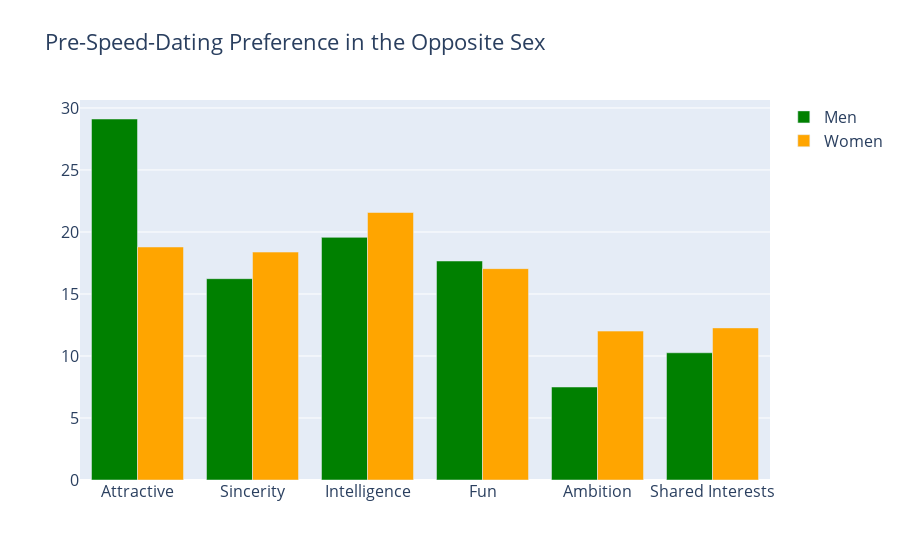

Here is the notebook cell this chart was saved with:
### Code cell
males = go.Bar(y=list(your_gender_pref.iloc[1]), x=your_gender_pref.columns.values, name='Men', marker=dict(color='green'))
females = go.Bar(y=list(your_gender_pref.iloc[0]), x=your_gender_pref.columns.values, name='Women', marker=dict(color='orange'))

data1 = [males, females]
layout = go.Layout(title='Pre-Speed-Dating Preference in the Opposite Sex',font=dict(size=16),legend=dict(font=dict(size=16)))
fig = go.Figure(data=data1, layout=layout)
py.iplot(fig, filename='barchart')

### Figure 1 — Plotly figure (JSON) as saved in the notebook; plotly's stock layout.template omitted (floating-point values rounded to 4 significant figures)
{"data": [{"marker": {"color": "green"}, "name": "Men", "type": "bar", "x": ["Attractive", "Sincerity", "Intelligence", "Fun", "Ambition", "Shared Interests"], "y": [29.11, 16.23, 19.56, 17.66, 7.499, 10.26]}, {"marker": {"color": "orange"}, "name": "Women", "type": "bar", "x": ["Attractive", "Sincerity", "Intelligence", "Fun", "Ambition", "Shared Interests"], "y": [18.79, 18.38, 21.57, 17.04, 12.01, 12.26]}], "layout": {"font": {"size": 16}, "legend": {"font": {"size": 16}}, "title": {"text": "Pre-Speed-Dating Preference in the Opposite Sex"}}}
